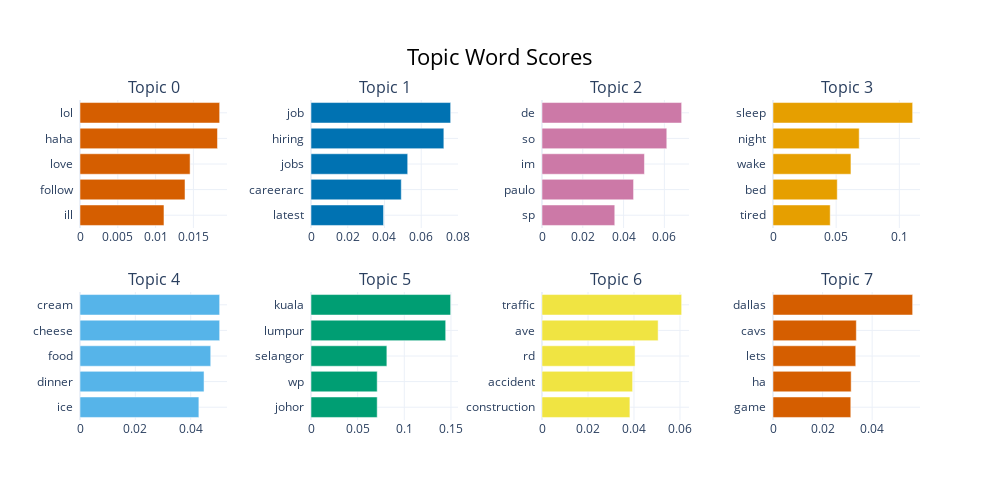

The code cell stored with this chart in its notebook:
### Code cell
model.visualize_barchart()

### Figure 1 — Plotly figure (JSON) as saved in the notebook; plotly's stock layout.template omitted (floating-point values rounded to 4 significant figures)
{"data": [{"marker": {"color": "#D55E00"}, "orientation": "h", "type": "bar", "x": [0.01111, 0.01389, 0.01456, 0.01818, 0.01847], "xaxis": "x", "y": ["ill  ", "follow  ", "love  ", "haha  ", "lol  "], "yaxis": "y"}, {"marker": {"color": "#0072B2"}, "orientation": "h", "type": "bar", "x": [0.03949, 0.04914, 0.05263, 0.07231, 0.07601], "xaxis": "x2", "y": ["latest  ", "careerarc  ", "jobs  ", "hiring  ", "job  "], "yaxis": "y2"}, {"marker": {"color": "#CC79A7"}, "orientation": "h", "type": "bar", "x": [0.03569, 0.0449, 0.05023, 0.06119, 0.06848], "xaxis": "x3", "y": ["sp  ", "paulo  ", "im  ", "so  ", "de  "], "yaxis": "y3"}, {"marker": {"color": "#E69F00"}, "orientation": "h", "type": "bar", "x": [0.04528, 0.05085, 0.06169, 0.06822, 0.1105], "xaxis": "x4", "y": ["tired  ", "bed  ", "wake  ", "night  ", "sleep  "], "yaxis": "y4"}, {"marker": {"color": "#56B4E9"}, "orientation": "h", "type": "bar", "x": [0.04296, 0.04482, 0.04724, 0.05047, 0.05047], "xaxis": "x5", "y": ["ice  ", "dinner  ", "food  ", "cheese  ", "cream  "], "yaxis": "y5"}, {"marker": {"color": "#009E73"}, "orientation": "h", "type": "bar", "x": [0.07095, 0.07095, 0.0813, 0.1443, 0.1497], "xaxis": "x6", "y": ["johor  ", "wp  ", "selangor  ", "lumpur  ", "kuala  "], "yaxis": "y6"}, {"marker": {"color": "#F0E442"}, "orientation": "h", "type": "bar", "x": [0.03822, 0.0394, 0.04047, 0.0505, 0.06072], "xaxis": "x7", "y": ["construction  ", "accident  ", "rd  ", "ave  ", "traffic  "], "yaxis": "y7"}, {"marker": {"color": "#D55E00"}, "orientation": "h", "type": "bar", "x": [0.03138, 0.03154, 0.03338, 0.03362, 0.05635], "xaxis": "x8", "y": ["game  ", "ha  ", "lets  ", "cavs  ", "dallas  "], "yaxis": "y8"}], "layout": {"annotations": [{"font": {"size": 16}, "showarrow": false, "text": "Topic 0", "x": 0.0875, "xanchor": "center", "xref": "paper", "y": 1, "yanchor": "bottom", "yref": "paper"}, {"font": {"size": 16}, "showarrow": false, "text": "Topic 1", "x": 0.3625, "xanchor": "center", "xref": "paper", "y": 1, "yanchor": "bottom", "yref": "paper"}, {"font": {"size": 16}, "showarrow": false, "text": "Topic 2", "x": 0.6375, "xanchor": "center", "xref": "paper", "y": 1, "yanchor": "bottom", "yref": "paper"}, {"font": {"size": 16}, "showarrow": false, "text": "Topic 3", "x": 0.9125, "xanchor": "center", "xref": "paper", "y": 1, "yanchor": "bottom", "yref": "paper"}, {"font": {"size": 16}, "showarrow": false, "text": "Topic 4", "x": 0.0875, "xanchor": "center", "xref": "paper", "y": 0.4, "yanchor": "bottom", "yref": "paper"}, {"font": {"size": 16}, "showarrow": false, "text": "Topic 5", "x": 0.3625, "xanchor": "center", "xref": "paper", "y": 0.4, "yanchor": "bottom", "yref": "paper"}, {"font": {"size": 16}, "showarrow": false, "text": "Topic 6", "x": 0.6375, "xanchor": "center", "xref": "paper", "y": 0.4, "yanchor": "bottom", "yref": "paper"}, {"font": {"size": 16}, "showarrow": false, "text": "Topic 7", "x": 0.9125, "xanchor": "center", "xref": "paper", "y": 0.4, "yanchor": "bottom", "yref": "paper"}], "height": 500, "hoverlabel": {"bgcolor": "white", "font": {"family": "Rockwell", "size": 16}}, "showlegend": false, "title": {"font": {"color": "Black", "size": 22}, "text": "Topic Word Scores", "x": 0.5, "xanchor": "center", "yanchor": "top"}, "width": 1000, "xaxis": {"anchor": "y", "domain": [0, 0.175], "showgrid": true}, "xaxis2": {"anchor": "y2", "domain": [0.275, 0.45], "showgrid": true}, "xaxis3": {"anchor": "y3", "domain": [0.55, 0.725], "showgrid": true}, "xaxis4": {"anchor": "y4", "domain": [0.825, 1], "showgrid": true}, "xaxis5": {"anchor": "y5", "domain": [0, 0.175], "showgrid": true}, "xaxis6": {"anchor": "y6", "domain": [0.275, 0.45], "showgrid": true}, "xaxis7": {"anchor": "y7", "domain": [0.55, 0.725], "showgrid": true}, "xaxis8": {"anchor": "y8", "domain": [0.825, 1], "showgrid": true}, "yaxis": {"anchor": "x", "domain": [0.6, 1], "showgrid": true}, "yaxis2": {"anchor": "x2", "domain": [0.6, 1], "showgrid": true}, "yaxis3": {"anchor": "x3", "domain": [0.6, 1], "showgrid": true}, "yaxis4": {"anchor": "x4", "domain": [0.6, 1], "showgrid": true}, "yaxis5": {"anchor": "x5", "domain": [0, 0.4], "showgrid": true}, "yaxis6": {"anchor": "x6", "domain": [0, 0.4], "showgrid": true}, "yaxis7": {"anchor": "x7", "domain": [0, 0.4], "showgrid": true}, "yaxis8": {"anchor": "x8", "domain": [0, 0.4], "showgrid": true}}}
